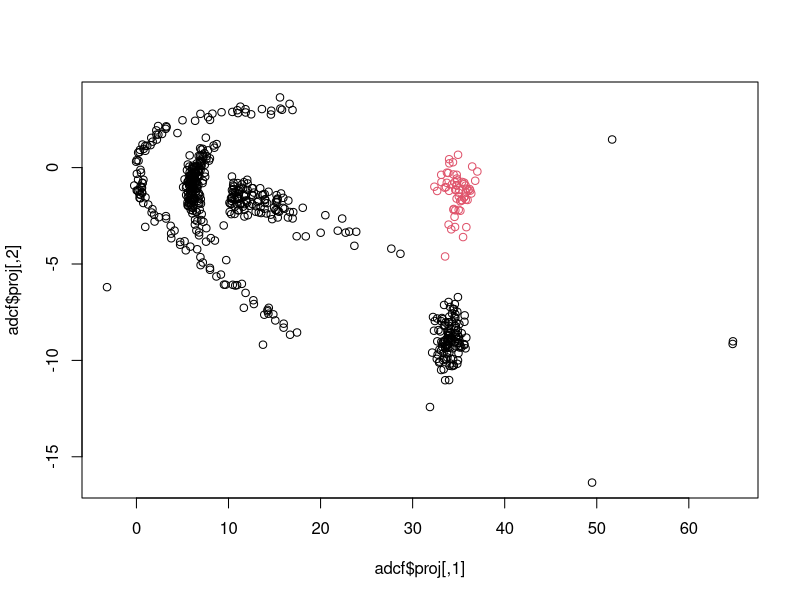
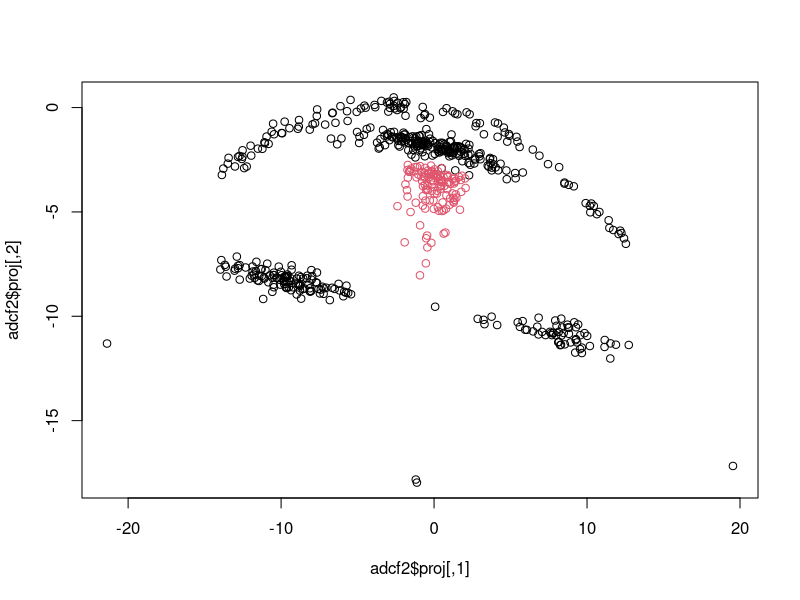

These charts were generated, in order, by the following R code:
library(fpc)


### Name: adcoord
### Title: Asymmetric discriminant coordinates
### Aliases: adcoord
### Keywords: multivariate classif

### ** Examples

  set.seed(4634)
  face <- rFace(600,dMoNo=2,dNoEy=0)
  grface <- as.integer(attr(face,"grouping"))
  adcf <- adcoord(face,grface==2)
  adcf2 <- adcoord(face,grface==4)
  plot(adcf$proj,col=1+(grface==2))
  plot(adcf2$proj,col=1+(grface==4))
  # ...done in one step by function plotcluster.
